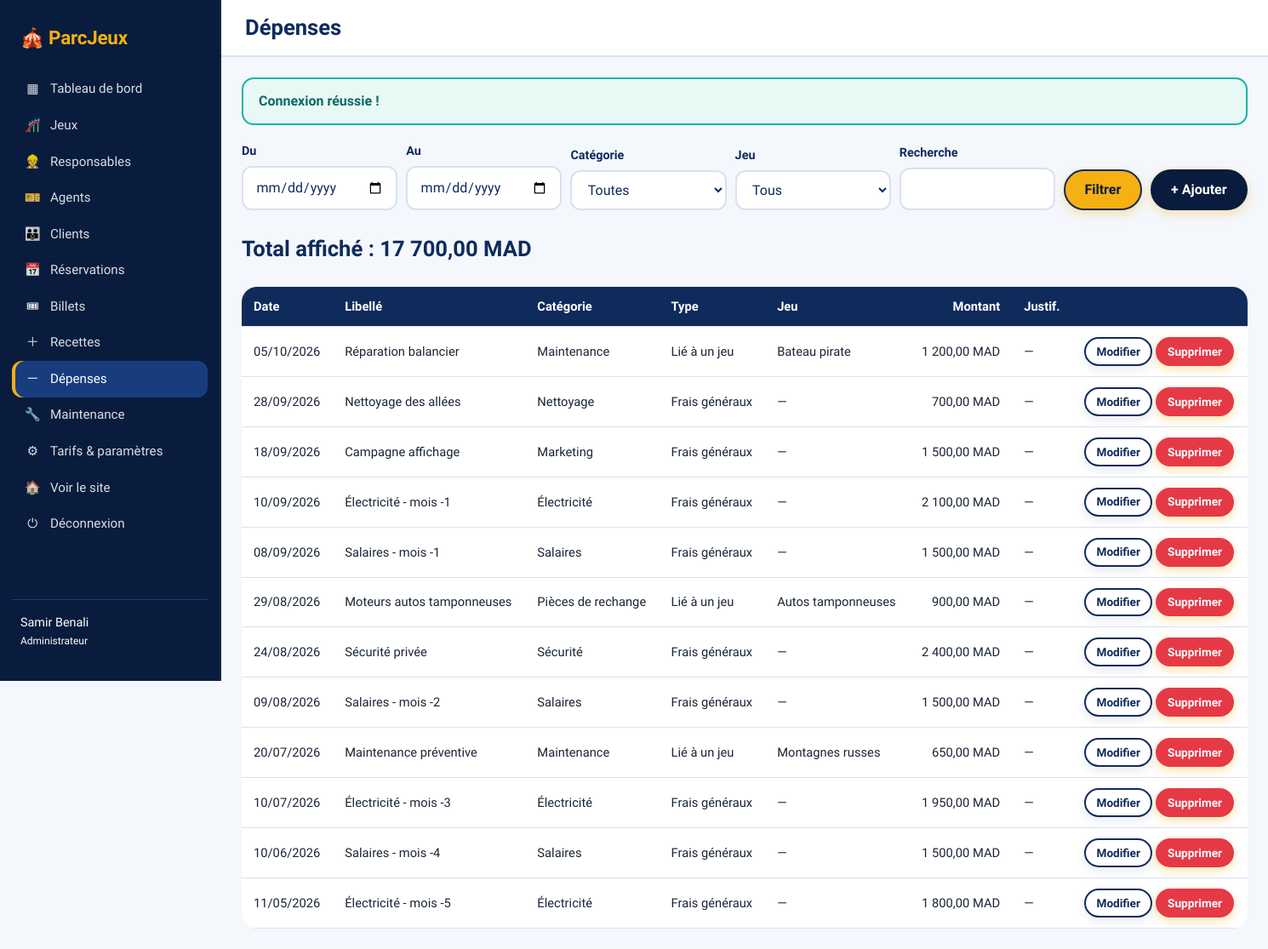
The page /admin/depenses.php (signed in) on the database its author committed.
### tables this page shows
CREATE TABLE utilisateurs (
  id INT AUTO_INCREMENT PRIMARY KEY,
  nom VARCHAR(60) NOT NULL,
  prenom VARCHAR(60) NOT NULL,
  email VARCHAR(120) NOT NULL UNIQUE,
  telephone VARCHAR(25) NULL,
  mot_de_passe VARCHAR(255) NOT NULL,
  role ENUM('admin','responsable','agent','client') NOT NULL DEFAULT 'client',
  fonction VARCHAR(80) NULL,
  date_embauche DATE NULL,
  statut ENUM('actif','inactif') NOT NULL DEFAULT 'actif',
  created_at DATETIME NOT NULL DEFAULT CURRENT_TIMESTAMP
);

CREATE TABLE depenses (
  id INT AUTO_INCREMENT PRIMARY KEY,
  libelle VARCHAR(120) NOT NULL,
  categorie VARCHAR(40) NOT NULL,
  description VARCHAR(255) NULL,
  montant DECIMAL(10,2) NOT NULL CHECK (montant > 0),
  date_depense DATE NOT NULL,
  type ENUM('jeu','general') NOT NULL DEFAULT 'general',
  id_jeu INT NULL,
  id_utilisateur INT NULL,
  id_maintenance INT NULL,
  justificatif VARCHAR(255) NULL,
  FOREIGN KEY (id_jeu) REFERENCES jeux(id) ON DELETE SET NULL,
  FOREIGN KEY (id_utilisateur) REFERENCES utilisateurs(id) ON DELETE SET NULL,
  FOREIGN KEY (id_maintenance) REFERENCES maintenance(id) ON DELETE SET NULL
);

CREATE TABLE jeux (
  id INT AUTO_INCREMENT PRIMARY KEY,
  nom VARCHAR(100) NOT NULL,
  description TEXT NOT NULL,
  categorie VARCHAR(50) NOT NULL,
  age_min TINYINT UNSIGNED NOT NULL DEFAULT 0,
  capacite SMALLINT UNSIGNED NOT NULL CHECK (capacite > 0),
  duree_session SMALLINT UNSIGNED NOT NULL COMMENT 'minutes',
  tarif DECIMAL(8,2) NOT NULL CHECK (tarif >= 0),
  etat ENUM('disponible','en_fonctionnement','en_maintenance','hors_service','ferme') NOT NULL DEFAULT 'disponible',
  image VARCHAR(255) NULL,
  emoji VARCHAR(16) NOT NULL DEFAULT '🎪',
  couleur VARCHAR(7) NOT NULL DEFAULT '#e63946',
  date_mise_service DATE NOT NULL,
  id_responsable INT NULL,
  created_at DATETIME NOT NULL DEFAULT CURRENT_TIMESTAMP,
  FOREIGN KEY (id_responsable) REFERENCES utilisateurs(id) ON DELETE SET NULL
);

### includes/bootstrap.php (called while the page is built, shortened)
<?php
try {
    $pdo = new PDO('mysql:host=' . DB_HOST . ';dbname=' . DB_NAME . ';charset=utf8mb4', DB_USER, DB_PASS, [
        PDO::ATTR_ERRMODE => PDO::ERRMODE_EXCEPTION,
        PDO::ATTR_DEFAULT_FETCH_MODE => PDO::FETCH_ASSOC,
        PDO::ATTR_EMULATE_PREPARES => false,
    ]);
} catch (PDOException $ex) {
    http_response_code(500);
    exit('Connexion à la base impossible. Vérifiez config/config.php et importez database.sql.');
}
function e($v): string { return htmlspecialchars((string)$v, ENT_QUOTES | ENT_SUBSTITUTE, 'UTF-8'); }
function url(string $p = ''): string { return BASE_URL . '/' . ltrim($p, '/'); }
function money($v): string { return number_format((float)$v, 2, ',', ' ') . ' ' . DEVISE; }
function flash(?string $msg = null, string $type = 'ok'): ?array {
    $f = $_SESSION['flash'] ?? null; unset($_SESSION['flash']); return $f;
}
function user(): ?array {
    global $pdo; static $u = false;
    if ($u === false) {
        $u = null;
        if (!empty($_SESSION['uid'])) {
            $s = $pdo->prepare("SELECT * FROM utilisateurs WHERE id=? AND statut='actif'");
            $s->execute([$_SESSION['uid']]); $u = $s->fetch() ?: null;
        }
    }
    return $u;
}
function require_login(string $msg = 'Connectez-vous pour continuer.'): array {
    $u = user();
    return $u;
}
function require_role(string ...$roles): array {
    $u = require_login();
    return $u;
}

### admin/depenses.php (the view, shortened to what this page needs)
<?php
require __DIR__ . '/../includes/bootstrap.php'; require __DIR__ . '/../includes/layout.php';
$u = require_role('admin');
$jeux = $pdo->query('SELECT id,nom FROM jeux ORDER BY nom')->fetchAll();
page_start('Dépenses', 'admin');
$edit = null; if (isset($_GET['edit'])) { $s = $pdo->prepare('SELECT * FROM depenses WHERE id=?'); $s->execute([(int)$_GET['edit']]); $edit = $s->fetch() ?: null; }
if ($edit || isset($_GET['add'])): $x = $edit ?: ['id' => 0, 'libelle' => '', 'categorie' => 'maintenance', 'description' => '', 'montant' => '', 'date_depense' => date('Y-m-d'), 'id_jeu' => 0, 'justificatif' => null]; ?>
<div class="card"><h3><?= $edit ? 'Modifier' : 'Ajouter' ?> une dépense</h3><form method="post" enctype="multipart/form-data" class="formgrid"><?= csrf_field() ?><input type="hidden" name="id" value="<?= (int)$x['id'] ?>">
<div><label>Libellé</label><input name="libelle" value="<?= e($x['libelle']) ?>" required></div><div><label>Catégorie</label><select name="categorie"><?php foreach (CAT_DEPENSES as $k => $v): ?><option value="<?= e($k) ?>" <?= $k === $x['categorie'] ? 'selected' : '' ?>><?= e($v) ?></option><?php endforeach; ?></select></div>
<div><label>Montant (<?= e(DEVISE) ?>)</label><input type="number" step="0.01" min="0.01" name="montant" value="<?= e($x['montant']) ?>" required></div><div><label>Date</label><input type="date" name="date_depense" value="<?= e($x['date_depense']) ?>" required></div>
<div><label>Jeu concerné (vide = frais généraux)</label><select name="id_jeu"><option value="0">Frais généraux</option><?php foreach ($jeux as $j): ?><option value="<?= (int)$j['id'] ?>" <?= (int)$j['id'] === (int)$x['id_jeu'] ? 'selected' : '' ?>><?= e($j['nom']) ?></option><?php endforeach; ?></select></div>
<div><label>Justificatif (PDF/JPG/PNG, 2 Mo)</label><input type="file" name="justificatif" accept=".pdf,.jpg,.jpeg,.png"></div>
<div class="full"><label>Description</label><input name="description" value="<?= e($x['description']) ?>" maxlength="255"></div><div class="full"><button class="btn">Enregistrer</button> <a class="btn alt" href="<?= url('admin/depenses.php') ?>">Annuler</a></div></form></div>
<?php else:
    $d1 = $_GET['d1'] ?? ''; $d2 = $_GET['d2'] ?? ''; $cat = $_GET['cat'] ?? ''; $fj = (int)($_GET['jeu'] ?? 0); $q = trim($_GET['q'] ?? ''); $p = []; $w = ' WHERE 1';
    $s = $pdo->prepare("SELECT d.*, j.nom jeu FROM depenses d LEFT JOIN jeux j ON j.id=d.id_jeu $w ORDER BY date_depense DESC, d.id DESC"); $s->execute($p); $rows = $s->fetchAll(); ?>
<form class="filters"><div><label>Du</label><input type="date" name="d1" value="<?= e($d1) ?>"></div><div><label>Au</label><input type="date" name="d2" value="<?= e($d2) ?>"></div>
<div><label>Catégorie</label><select name="cat"><option value="">Toutes</option></select></div>
<div><label>Jeu</label><select name="jeu"><option value="0">Tous</option></select></div>
<div><label>Recherche</label><input name="q" value="<?= e($q) ?>"></div><button class="btn">Filtrer</button> <a class="btn dark" href="?add=1">+ Ajouter</a></form>
<p class="total">Total affiché : <?= money(array_sum(array_column($rows, 'montant'))) ?></p>
<div class="tablewrap"><table><tr><th>Date</th><th>Libellé</th><th>Catégorie</th><th>Type</th><th>Jeu</th><th class="right">Montant</th><th>Justif.</th><th></th></tr>
<?php foreach ($rows as $r): ?><tr><td><?= e(date('d/m/Y', strtotime($r['date_depense']))) ?></td><td><?= e($r['libelle']) ?></td><td><?= e(CAT_DEPENSES[$r['categorie']] ?? $r['categorie']) ?></td><td><?= $r['type'] === 'jeu' ? 'Lié à un jeu' : 'Frais généraux' ?></td><td><?= e($r['jeu'] ?: '—') ?></td><td class="right"><?= money($r['montant']) ?></td>
<td><?= $r['justificatif'] ? '<a href="' . e(url('uploads/' . $r['justificatif'])) . '" target="_blank" rel="noopener">Voir</a>' : '—' ?></td>
<td><a class="btn sm alt" href="?edit=<?= (int)$r['id'] ?>">Modifier</a> <form method="post" data-confirm="Supprimer cette dépense ?"><button class="btn sm red">Supprimer</button></form></td></tr><?php endforeach; ?></table></div>
<?php endif; page_end('admin');

### includes/layout.php (shortened to what this page needs)
<?php
function nav_items(string $area): array {
    $u = user();
    if ($area === 'admin') return [
        ['admin/dashboard.php', 'Tableau de bord', '▦'], ['admin/jeux.php', 'Jeux', '🎢'],
        ['admin/users.php?role=responsable', 'Responsables', '👷'], ['admin/users.php?role=agent', 'Agents', '🎫'],
        ['admin/users.php?role=client', 'Clients', '👪'], ['admin/reservations.php', 'Réservations', '📅'],
        ['admin/billets.php', 'Billets', '🎟'], ['admin/recettes.php', 'Recettes', '＋'],
        ['admin/depenses.php', 'Dépenses', '－'], ['admin/maintenance.php', 'Maintenance', '🔧'],
        ['admin/parametres.php', 'Tarifs & paramètres', '⚙'],
    ];
    $n = [['index.php', 'Accueil'], ['jeux.php', 'Jeux'], ['a-propos.php', 'À propos'], ['contact.php', 'Contact']];
    return $n;
}
function page_start(string $title, string $area = 'site'): void {
    $u = user(); $items = nav_items($area); $cur = basename($_SERVER['SCRIPT_NAME']); $dash = $area !== 'site';
    $flash = flash(); $full = !$dash && $cur === 'index.php';
    ?><!doctype html>
<html lang="fr"><head><meta charset="utf-8"><meta name="viewport" content="width=device-width,initial-scale=1">
<link rel="stylesheet" href="<?= url('assets/css/style.css') ?>"></head>
<body class="<?= $dash ? 'dash' : 'site' ?>" data-base="<?= e(BASE_URL) ?>">
<?php if ($dash): ?>
<aside class="side" id="side"><a class="brand" href="<?= url($area === 'admin' ? 'admin/dashboard.php' : home_for($u['role'] ?? 'client')) ?>">🎪 <?= e(PARC_NOM) ?></a>
  <nav><?php foreach ($items as [$href, $label, $ic]): $active = basename(parse_url($href, PHP_URL_PATH)) === $cur && (!str_contains($href, '?') || str_contains($_SERVER['REQUEST_URI'], substr($href, strpos($href, '?') + 1))); ?>
    <a href="<?= url($href) ?>" class="<?= $active ? 'on' : '' ?>"><span><?= $ic ?></span><?= e($label) ?></a><?php endforeach; ?>
    <a href="<?= url('index.php') ?>"><span>🏠</span>Voir le site</a>
    <a href="<?= url('logout.php') ?>"><span>⏻</span>Déconnexion</a></nav>
  <div class="who"><?= e(($u['prenom'] ?? '') . ' ' . ($u['nom'] ?? '')) ?><br><small><?= e(ROLES[$u['role'] ?? 'client'] ?? '') ?></small></div></aside>
<main class="main"><header class="topbar"><button id="burger" aria-label="Menu">☰</button><h1><?= e($title) ?></h1></header><div class="content">
<?php endif;
    if ($flash): ?><?= $full ? '<div class="wrap">' : '' ?><div class="alert <?= e($flash[1]) ?>" role="alert"><?= e($flash[0]) ?></div><?= $full ? '</div>' : '' ?><?php endif;
}
function page_end(string $area = 'site'): void {
    echo $area === 'site' ? '</main>' : '</div></main>';
    echo '</body></html>';
}

### assets/css/style.css (style rules this page uses)
:root { --royal-blue: #0f2b5c; --royal-dark: #091c3d; --royal-hover: #173d7f; --sky: #5ab9f2; --sky-light: #a5dcfc; --gold: #f5b014; --gold-hover: #e09d0d; --paper: #f4f7fc; --card: #ffffff; --ink: #0f2b5c; --ink2: #1e3a70; --red: #e63946; --teal: #12b5a6; --violet: #6c4bd1; --muted: #5a6b8c; --line: #d8e2f0; --r: 18px; }
* { box-sizing: border-box; }
html { scroll-behavior: smooth; }
body { margin: 0; font-family: 'Bricolage Grotesque', system-ui, sans-serif; background: var(--paper); color: #1a2536; line-height: 1.5; }
a { color: inherit; }
h1, h2, h3 { line-height: 1.15; margin: 0 0 .5em; }
.btn { display: inline-block; border: 2px solid var(--royal-blue); background: var(--gold); color: var(--royal-dark); padding: .65em 1.4em; border-radius: 999px; font: inherit; font-weight: 700; text-decoration: none; cursor: pointer; box-shadow: 0 4px 12px rgba(245, 176, 20, 0.35); transition: all .2s ease; }
.btn.alt { background: #ffffff; color: var(--royal-blue); border-color: var(--royal-blue); box-shadow: 0 4px 12px rgba(15, 43, 92, 0.1); }
.btn.red { background: var(--red); color: #fff; border-color: var(--red); }
.btn.sm { padding: .35em .9em; font-size: .85rem; }
.btn.dark { background: var(--royal-dark); color: #fff; border-color: var(--royal-dark); }
.brand { font-weight: 800; font-size: 1.4rem; text-decoration: none; color: var(--royal-dark); letter-spacing: -0.01em; }
.content { padding-top: 36px; padding-bottom: 60px; }
.dash .content { padding: 24px; }
label { display: block; font-weight: 600; font-size: .9rem; margin-bottom: 6px; color: var(--royal-blue); }
input, select, textarea { width: 100%; padding: .7em .9em; border: 2px solid var(--line); border-radius: 12px; font: inherit; background: #fff; color: var(--ink); transition: border-color .2s; }
.filters { display: flex; gap: 10px; flex-wrap: wrap; align-items: flex-end; margin-bottom: 20px; }
.filters>div { min-width: 140px; flex: 1; }
.tablewrap { overflow-x: auto; }
table { width: 100%; border-collapse: collapse; background: #fff; border-radius: var(--r); overflow: hidden; }
th, td { padding: 12px 14px; text-align: left; border-bottom: 1px solid var(--line); font-size: .92rem; white-space: nowrap; }
th { background: var(--royal-blue); color: #fff; font-weight: 600; }
td form { display: inline; }
.right { text-align: right; }
.alert { padding: 14px 18px; border-radius: 14px; margin: 0 0 20px; font-weight: 600; border: 2px solid; }
.alert.ok { background: #e8f8f5; border-color: #12b5a6; color: #0b6b62; }
.total { font-size: 1.6rem; font-weight: 800; color: var(--royal-blue); }
.dash { display: grid; grid-template-columns: 260px 1fr; }
.side { background: var(--royal-dark); color: #fff; min-height: 100vh; position: sticky; top: 0; height: 100vh; overflow-y: auto; padding: 20px 14px; display: flex; flex-direction: column; border-right: 2px solid rgba(255, 255, 255, 0.05); }
.side .brand { display: block; padding: 8px 10px 22px; color: var(--gold); }
.side nav a { display: flex; gap: 10px; align-items: center; padding: .65em .9em; border-radius: 12px; text-decoration: none; opacity: .85; font-size: .95rem; transition: all .2s; }
.side nav a span { width: 1.4em; text-align: center; }
.side nav a:hover, .side nav a.on { background: var(--royal-hover); opacity: 1; color: #fff; }
.side nav a.on { box-shadow: inset 4px 0 var(--gold); }
.who { margin-top: auto; padding: 16px 10px; border-top: 1px solid var(--royal-hover); font-size: .9rem; }
.topbar { display: flex; align-items: center; gap: 12px; padding: 18px 28px; background: #fff; border-bottom: 2px solid var(--line); }
.topbar h1 { margin: 0; font-size: 1.6rem; color: var(--royal-blue); }

### rows shown on the page
utilisateurs: prenom+nom "Samir Benali", role "Administrateur"
depenses: date_depense "05/10/2026", libelle "Réparation balancier", categorie "Maintenance", type "Lié à un jeu", id_jeu.nom "Bateau pirate", montant "1 200,00 MAD"
depenses: date_depense "28/09/2026", libelle "Nettoyage des allées", categorie "Nettoyage", type "Frais généraux", jeu "—", montant "700,00 MAD"
depenses: date_depense "18/09/2026", libelle "Campagne affichage", categorie "Marketing", type "Frais généraux", jeu "—", montant "1 500,00 MAD"
depenses: date_depense "10/09/2026", libelle "Électricité - mois -1", categorie "Électricité", type "Frais généraux", jeu "—", montant "2 100,00 MAD"
depenses: date_depense "08/09/2026", libelle "Salaires - mois -1", categorie "Salaires", type "Frais généraux", jeu "—", montant "1 500,00 MAD"
depenses: date_depense "29/08/2026", libelle "Moteurs autos tamponneuses", categorie "Pièces de rechange", type "Lié à un jeu", id_jeu.nom "Autos tamponneuses", montant "900,00 MAD"
depenses: date_depense "24/08/2026", libelle "Sécurité privée", categorie "Sécurité", type "Frais généraux", jeu "—", montant "2 400,00 MAD"
depenses: date_depense "09/08/2026", libelle "Salaires - mois -2", categorie "Salaires", type "Frais généraux", jeu "—", montant "1 500,00 MAD"
depenses: date_depense "20/07/2026", libelle "Maintenance préventive", categorie "Maintenance", type "Lié à un jeu", id_jeu.nom "Montagnes russes", montant "650,00 MAD"
depenses: date_depense "10/07/2026", libelle "Électricité - mois -3", categorie "Électricité", type "Frais généraux", jeu "—", montant "1 950,00 MAD"
depenses: date_depense "10/06/2026", libelle "Salaires - mois -4", categorie "Salaires", type "Frais généraux", jeu "—", montant "1 500,00 MAD"
depenses: date_depense "11/05/2026", libelle "Électricité - mois -5", categorie "Électricité", type "Frais généraux", jeu "—", montant "1 800,00 MAD"

### other values the page prints
PARC_NOM "ParcJeux"
$ic "▦"
$label "Tableau de bord"
$ic "🎢"
$label "Jeux"
$ic "👷"
$label "Responsables"
$ic "🎫"
$label "Agents"
$ic "👪"
$label "Clients"
$ic "📅"
$label "Réservations"
$ic "🎟"
$label "Billets"
